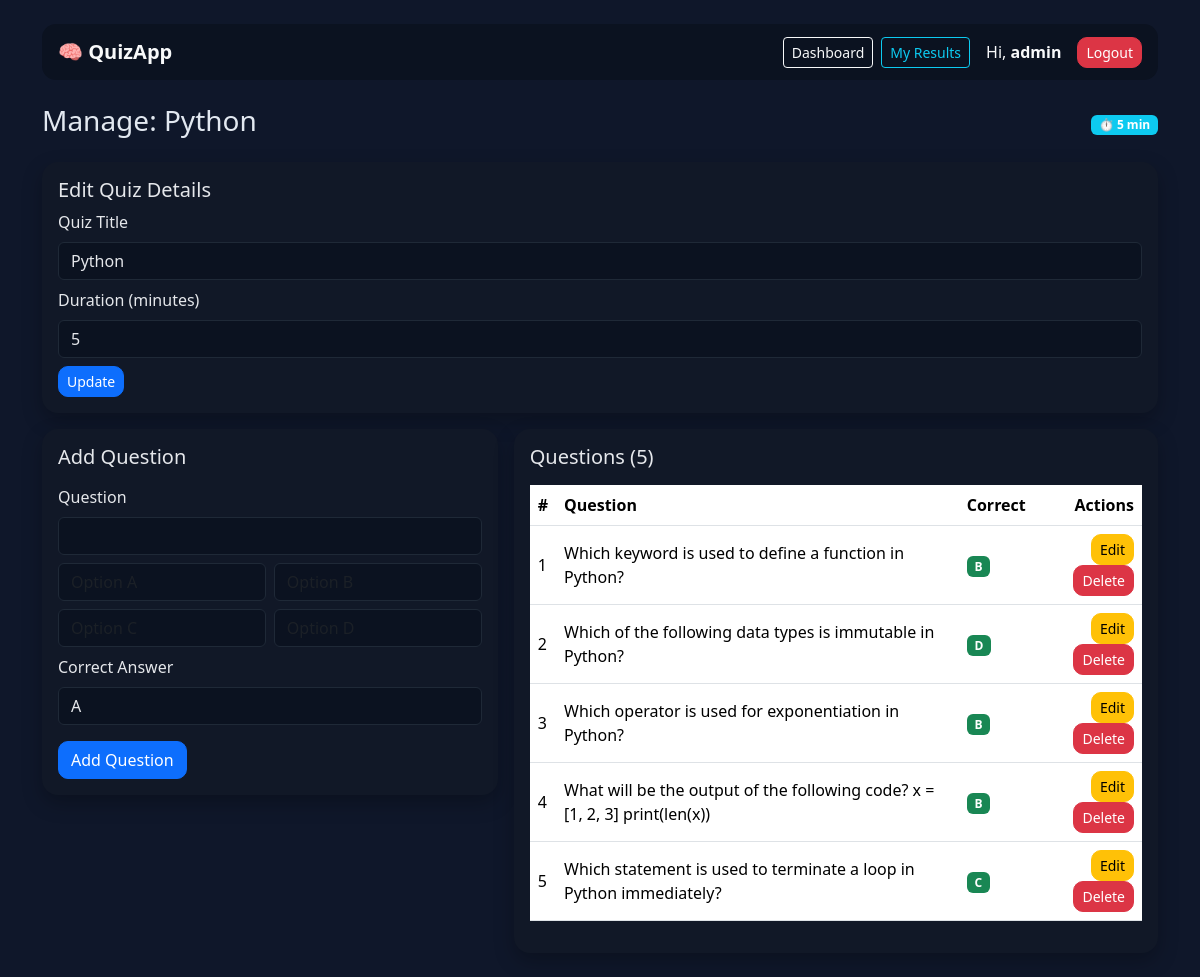
The app's page /manage_quiz/1 (signed in) with its own data.
### app.py (models this page shows)
class User(UserMixin, db.Model):
    id = db.Column(db.Integer, primary_key=True)
    username = db.Column(db.String(80), unique=True, nullable=False)
    password = db.Column(db.String(200), nullable=False)
    role = db.Column(db.String(10), default="user")  # "user" or "admin"
    results = db.relationship(
    'Result',
    backref='user',
    cascade="all, delete-orphan",
    passive_deletes=True,
    lazy=True
)

class Quiz(db.Model):
    id = db.Column(db.Integer, primary_key=True)
    title = db.Column(db.String(100), nullable=False)
    duration_minutes = db.Column(db.Integer, default=5)
    questions = db.relationship(
        'Question',
        backref='quiz',
        cascade="all, delete-orphan",
        passive_deletes=True,
        lazy=True
    )
    results = db.relationship(
        'Result',
        backref='quiz',
        cascade="all, delete-orphan",
        passive_deletes=True,
        lazy=True
    )

class Question(db.Model):
    id = db.Column(db.Integer, primary_key=True)
    text = db.Column(db.String(300), nullable=False)
    option_a = db.Column(db.String(200), nullable=False)
    option_b = db.Column(db.String(200), nullable=False)
    option_c = db.Column(db.String(200), nullable=False)
    option_d = db.Column(db.String(200), nullable=False)
    correct = db.Column(db.String(1), nullable=False)
    quiz_id = db.Column(
        db.Integer,
        db.ForeignKey('quiz.id', ondelete="CASCADE"),
        nullable=False
    )

### app.py (the view, shortened to what this page needs)
@app.route('/manage_quiz/<int:quiz_id>', methods=['GET', 'POST'])
@login_required
def manage_quiz(quiz_id):
    if not admin_required():
        return redirect(url_for('index'))
    quiz = Quiz.query.get_or_404(quiz_id)
    return render_template('manage_quiz.html', quiz=quiz)

### app.py (called while the page is built)
@event.listens_for(Engine, "connect")
def set_sqlite_pragma(dbapi_connection, connection_record):
    if isinstance(dbapi_connection, sqlite3.Connection):
        cursor = dbapi_connection.cursor()
        cursor.execute("PRAGMA foreign_keys=ON")
        cursor.close()

@login_manager.user_loader
def load_user(user_id):
    return User.query.get(int(user_id))

def admin_required():
    if not current_user.is_authenticated or current_user.role != 'admin':
        flash("Access denied! Admins only.", "danger")
        return False
    return True

### templates/manage_quiz.html (shortened to what this page needs)
{% extends "base.html" %}
{% block content %}
  <div class="d-flex justify-content-between align-items-center mb-3">
    <h3>Manage: {{ quiz.title }}</h3>
    <span class="badge bg-info">⏱ {{ quiz.duration_minutes }} min</span>
  </div>
  <div class="card p-3 mb-3">
  <h5>Edit Quiz Details</h5>
  <form method="post" action="{{ url_for('update_quiz', quiz_id=quiz.id) }}">
    <div class="mb-2">
      <label class="form-label">Quiz Title</label>
      <input type="text" name="title" class="form-control" value="{{ quiz.title }}" required>
    </div>
    <div class="mb-2">
      <label class="form-label">Duration (minutes)</label>
      <input type="number" name="duration_minutes" class="form-control" value="{{ quiz.duration_minutes }}" min="1">
    </div>
    <button type="submit" class="btn btn-primary btn-sm">Update</button>
  </form>
</div>
  <div class="row g-3">
    <div class="col-md-5">
      <div class="card p-3">
        <h5 class="mb-3">Add Question</h5>
        <form method="post">
          <div class="mb-2">
            <label class="form-label">Question</label>
            <input name="text" class="form-control" required>
          </div>
          <div class="row g-2">
            <div class="col-6"><input name="option_a" class="form-control" placeholder="Option A" required></div>
            <div class="col-6"><input name="option_b" class="form-control" placeholder="Option B" required></div>
            <div class="col-6"><input name="option_c" class="form-control" placeholder="Option C" required></div>
            <div class="col-6"><input name="option_d" class="form-control" placeholder="Option D" required></div>
          </div>
          <div class="mt-2">
            <label class="form-label">Correct Answer</label>
            <select name="correct" class="form-select" required>
              <option value="A">A</option>
            </select>
          </div>
          <button class="btn btn-primary mt-3">Add Question</button>
        </form>
      </div>
    </div>
    <div class="col-md-7">
      <div class="card p-3">
        <h5 class="mb-3">Questions ({{ quiz.questions|length }})</h5>
        <div class="table-responsive">
          <table class="table align-middle">
            <thead>
              <tr><th>#</th><th>Question</th><th>Correct</th><th class="text-end">Actions</th></tr>
            </thead>
            <tbody>
              {% for q in quiz.questions %}
                <tr>
                  <td>{{ loop.index }}</td>
                  <td>{{ q.text }}</td>
                  <td><span class="badge bg-success">{{ q.correct }}</span></td>
                  <td class="text-end">
                    <a class="btn btn-warning btn-sm" href="{{ url_for('edit_question', question_id=q.id) }}">Edit</a>
                    <form method="post" action="{{ url_for('delete_question', question_id=q.id) }}" style="display:inline;">
                      <button class="btn btn-danger btn-sm" onclick="return confirm('Delete question?')">Delete</button>
                    </form>
                  </td>
                </tr>
              {% else %}
                <tr><td colspan="4" class="text-center text-muted">No questions yet.</td></tr>
              {% endfor %}
            </tbody>
          </table>
        </div>
      </div>
    </div>
  </div>
{% endblock %}

### templates/base.html (shortened to what this page needs)
<!doctype html>
<html lang="en">
  <head>
    <link href="https://cdn.jsdelivr.net/npm/bootstrap@5.3.3/dist/css/bootstrap.min.css" rel="stylesheet">
  </head>
  <body>
    <div class="container py-4">
      <nav class="navbar navbar-expand-lg px-3 mb-4">
        <a class="navbar-brand fw-bold text-light" href="{{ url_for('index') }}">🧠 QuizApp</a>
        <div class="collapse navbar-collapse" id="nav">
          <ul class="navbar-nav ms-auto align-items-center gap-2">
            {% if current_user.is_authenticated %}
              <li class="nav-item">
                <a class="btn btn-outline-light btn-sm" href="{{ url_for('index') }}">Dashboard</a>
              </li>
              <li class="nav-item">
                <a class="btn btn-outline-info btn-sm" href="{{ url_for('my_results') }}">My Results</a>
              </li>
              <li class="nav-item text-light ms-2 me-2">Hi, <strong>{{ current_user.username }}</strong></li>
              <li class="nav-item">
                <a class="btn btn-danger btn-sm" href="{{ url_for('logout') }}">Logout</a>
              </li>
            {% else %}
              <li class="nav-item"><a class="btn btn-primary btn-sm" href="{{ url_for('login') }}">Login</a></li>
              <li class="nav-item"><a class="btn btn-secondary btn-sm" href="{{ url_for('register') }}">Register</a></li>
            {% endif %}
          </ul>
        </div>
      </nav>
      {% block content %}{% endblock %}
    </div>
  </body>
</html>

### templates/base.html (style rules this page uses)
body { background: #0f172a; color: #e2e8f0; }
.navbar { background: #0b1220 !important; border-radius: 14px; }
.card { border: none; border-radius: 16px; background: #111827; color:#e5e7eb; box-shadow: 0 8px 20px rgba(0,0,0,.25); }
.card .badge { font-size: .75rem; }
.btn-primary, .btn-success, .btn-danger, .btn-warning { border-radius: 10px; }
.form-control, .form-select { background:#0b1220; border-color:#1f2937; color:#e5e7eb; }
.table { color: #e5e7eb; }
.table thead { color: #93c5fd; }
a { text-decoration: none; }

### records on screen
User: username "admin"
Quiz: title "Python", duration_minutes "5"
Question: text "Which keyword is used to define a function in Python?", correct "B"
Question: text "Which of the following data types is immutable in Python?", correct "D"
Question: text "Which operator is used for exponentiation in Python?", correct "B"
Question: text "What will be the output of the following code? x = [1, 2, 3] print(len(x))", correct "B"
Question: text "Which statement is used to terminate a loop in Python immediately?", correct "C"

### other values on screen
{{ quiz.questions|length }} "5"
